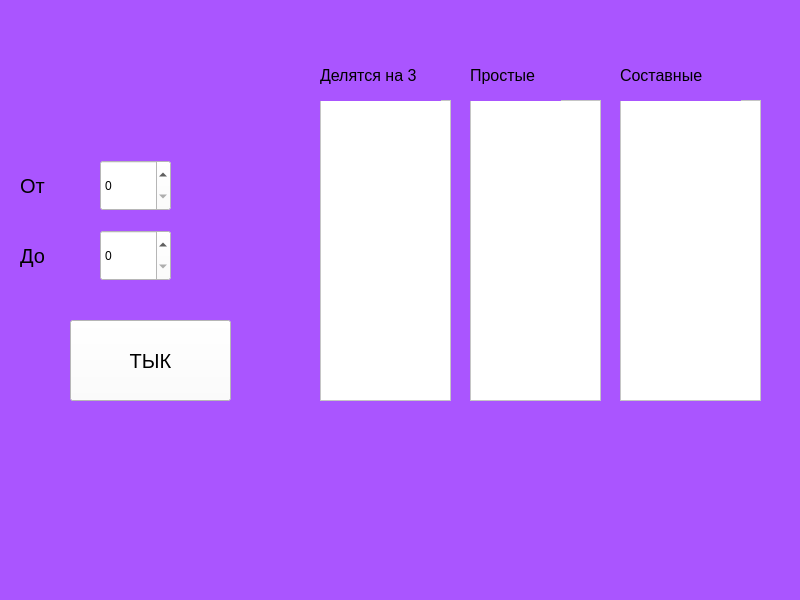
<?xml version="1.0" encoding="UTF-8"?>
<ui version="4.0">
 <class>MainWindow</class>
 <widget class="QMainWindow" name="MainWindow">
  <property name="geometry">
   <rect>
    <x>0</x>
    <y>0</y>
    <width>800</width>
    <height>600</height>
   </rect>
  </property>
  <property name="windowTitle">
   <string>MainWindow</string>
  </property>
  <property name="styleSheet">
   <string notr="true">background-color: rgb(170, 85, 255);</string>
  </property>
  <widget class="QWidget" name="centralwidget">
   <widget class="QSpinBox" name="spinBox">
    <property name="geometry">
     <rect>
      <x>100</x>
      <y>160</y>
      <width>71</width>
      <height>51</height>
     </rect>
    </property>
    <property name="styleSheet">
     <string notr="true">background-color: rgb(255, 255, 255);</string>
    </property>
   </widget>
   <widget class="QSpinBox" name="spinBox_2">
    <property name="geometry">
     <rect>
      <x>100</x>
      <y>230</y>
      <width>71</width>
      <height>51</height>
     </rect>
    </property>
    <property name="styleSheet">
     <string notr="true">background-color: rgb(255, 255, 255);</string>
    </property>
   </widget>
   <widget class="QTextEdit" name="textEdit">
    <property name="geometry">
     <rect>
      <x>320</x>
      <y>100</y>
      <width>131</width>
      <height>301</height>
     </rect>
    </property>
    <property name="styleSheet">
     <string notr="true">background-color: rgb(255, 255, 255);</string>
    </property>
   </widget>
   <widget class="QTextEdit" name="textEdit_2">
    <property name="geometry">
     <rect>
      <x>470</x>
      <y>100</y>
      <width>131</width>
      <height>301</height>
     </rect>
    </property>
    <property name="styleSheet">
     <string notr="true">background-color: rgb(255, 255, 255);</string>
    </property>
   </widget>
   <widget class="QTextEdit" name="textEdit_3">
    <property name="geometry">
     <rect>
      <x>620</x>
      <y>100</y>
      <width>141</width>
      <height>301</height>
     </rect>
    </property>
    <property name="styleSheet">
     <string notr="true">background-color: rgb(255, 255, 255);</string>
    </property>
   </widget>
   <widget class="QLabel" name="label">
    <property name="geometry">
     <rect>
      <x>20</x>
      <y>170</y>
      <width>71</width>
      <height>31</height>
     </rect>
    </property>
    <property name="font">
     <font>
      <pointsize>15</pointsize>
     </font>
    </property>
    <property name="text">
     <string>От</string>
    </property>
   </widget>
   <widget class="QLabel" name="label_2">
    <property name="geometry">
     <rect>
      <x>20</x>
      <y>230</y>
      <width>71</width>
      <height>51</height>
     </rect>
    </property>
    <property name="font">
     <font>
      <pointsize>15</pointsize>
     </font>
    </property>
    <property name="text">
     <string>До</string>
    </property>
   </widget>
   <widget class="QLabel" name="label_3">
    <property name="geometry">
     <rect>
      <x>320</x>
      <y>50</y>
      <width>121</width>
      <height>51</height>
     </rect>
    </property>
    <property name="font">
     <font>
      <pointsize>12</pointsize>
     </font>
    </property>
    <property name="text">
     <string>Делятся на 3</string>
    </property>
   </widget>
   <widget class="QLabel" name="label_4">
    <property name="geometry">
     <rect>
      <x>470</x>
      <y>50</y>
      <width>91</width>
      <height>51</height>
     </rect>
    </property>
    <property name="font">
     <font>
      <pointsize>12</pointsize>
     </font>
    </property>
    <property name="text">
     <string>Простые</string>
    </property>
   </widget>
   <widget class="QLabel" name="label_5">
    <property name="geometry">
     <rect>
      <x>620</x>
      <y>50</y>
      <width>121</width>
      <height>51</height>
     </rect>
    </property>
    <property name="font">
     <font>
      <pointsize>12</pointsize>
     </font>
    </property>
    <property name="text">
     <string>Составные</string>
    </property>
   </widget>
   <widget class="QPushButton" name="pushButton">
    <property name="geometry">
     <rect>
      <x>70</x>
      <y>320</y>
      <width>161</width>
      <height>81</height>
     </rect>
    </property>
    <property name="font">
     <font>
      <pointsize>15</pointsize>
     </font>
    </property>
    <property name="styleSheet">
     <string notr="true">background-color: rgb(255, 255, 255);</string>
    </property>
    <property name="text">
     <string>ТЫК</string>
    </property>
   </widget>
  </widget>
  <widget class="QMenuBar" name="menubar">
   <property name="geometry">
    <rect>
     <x>0</x>
     <y>0</y>
     <width>800</width>
     <height>26</height>
    </rect>
   </property>
  </widget>
  <widget class="QStatusBar" name="statusbar"/>
 </widget>
 <resources/>
 <connections/>
</ui>
